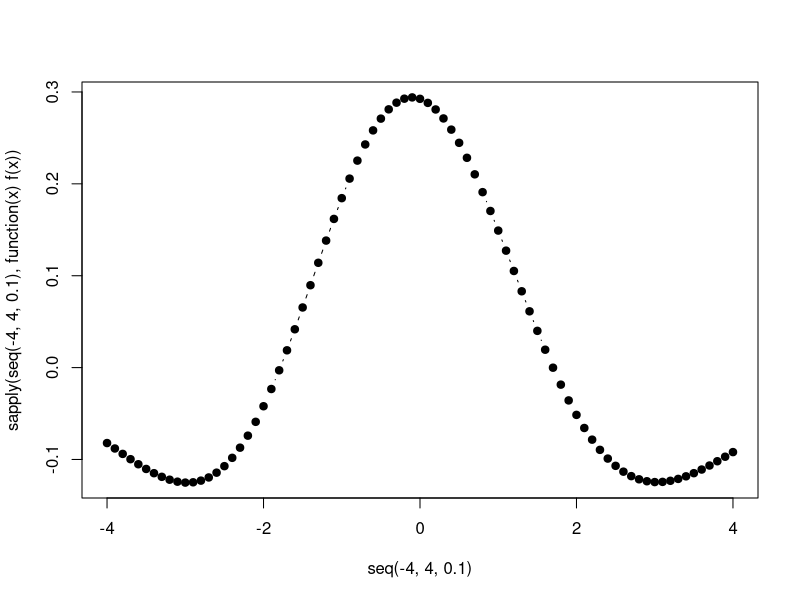

Generate this figure with R:
# helpers functions

generateWitnessFunctionGaussianKernel <- function(sample1, sample2, rho) {
  f1 <- function(x) mean(apply(sample1,1,function(y) exp(-sum((y-x)^2)/rho)))
  f2 <- function(x) mean(apply(sample2,1,function(y) exp(-sum((y-x)^2)/rho)))

  return(function(x) f1(x)-f2(x))
}

# small example
sample1 <- matrix(rnorm(300),ncol=1)
sample2 <- matrix(rnorm(300,sd=2),ncol=1)
f <- generateWitnessFunctionGaussianKernel(sample1, sample2, rho = 2)
plot(seq(-4,4,0.1), sapply(seq(-4,4,0.1), function(x) f(x)),type="b",pch=19)

